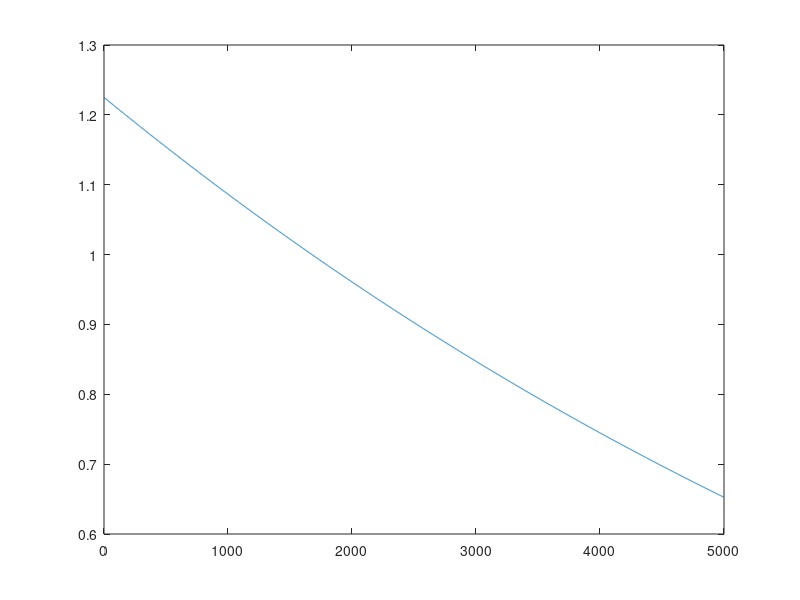

Here is the MATLAB script that generated this plot: (Note: this script raises an error after producing the figure.)
clear
close all
clc

%%%%%%%%%%%%%%%%%%%%%%%%%%%% LAUNCHER DYNAMICS %%%%%%%%%%%%%%%%%%%%%%%%%%%%
%
% Se non specificato le unità sono tutte in SI
% NB!!! Anche se mdot è presente, in realtà la massa è mantenuta costante.
% 
%   MSL     [struct]        contiene le dimensioni caratteristiche del
%                           lanciatore.
%   AMB     [struct]        struct containing data about air at launch

%___ variables ____________________________________________________________

AMB.g0     = 9.8065;                                                          % m/s2
AMB.gamma  = 1.4;                                                            
AMB.T0     = 288.15;                                                          % K
AMB.R      = 8314 / 29;                                                       % J/KgK
AMB.M      = sqrt(AMB.gamma*AMB.R*AMB.T0);
AMB.lambda = -0.0065;
AMB.rho    = @(h) ...
    1.225*(1 + AMB.lambda*h/AMB.T0).^(-AMB.g0/(AMB.R*AMB.lambda));

figure('Color',[1, 1, 1])
plot(1:5000, AMB.rho(1:5000))


MSL.l     = 1;                                                               % rocket length
MSL.diam  = 0.12;                                                            % body diameter
MSL.lc    = 0.45;                                                            % control arm
MSL.la    = 0.20;                                                            % aerodinamic arm
MSL.ms    = 1;                                                               % empty weight
MSL.mp    = 0.5;                                                             % propellent weight (at startup)
MSL.m     = MSL.mp + MSL.ms;                                                 % starting mass
MSL.J     = MSL.m*MSL.l^2/12;                                                % moment of inertia
MSL.mdot  = -MSL.mp / 5;                                                     % mass flow out of the nozzle (negative since it's exiting the rocket)
MSL.tb    = MSL.mp / abs(MSL.mdot);                                          % burning time [s] (after this time, thrust goes to zero)
MSL.Isp   = 300;                                                             % engine Isp, in [s]
MSL.T     = MSL.Isp*abs(MSL.mdot)*AMB.g0;                                    % engine thrust, assumed constant [N]
MSL.clt   = 3.7;                                                             % cl_derivative [cl/rad]
MSL.clts  = -2.4;                                                            % cl_der after stalling [cl/rad]
MSL.thlim = deg2rad([-45, -20, 20, 45]);                                     % theta limits
MSL.thc   = 0.1;                                                             % viscous damping
MSL.cl    = @(th) ...
    (th > MSL.thlim(2) & th <= MSL.thlim(3)) .* MSL.clt.*th + ...
    (th > MSL.thlim(3) & th <= MSL.thlim(4)) .* ...
    (MSL.clts.*(th - MSL.thlim(3)) + MSL.clt.*MSL.thlim(3)) + ...
    (th >= MSL.thlim(1) & th < MSL.thlim(2)) .* ...
    (MSL.clts.*(th - MSL.thlim(2)) + MSL.clt.*MSL.thlim(2));
MSL.cd0   = 0.01;
MSL.k     = 0.01;
MSL.cd    = @(th) MSL.cd0 + MSL.k*MSL.cl(th).^2;




%% simulazione
clc
SIM.y0 = [0; 0; 0; 0.1; 0; 0; MSL.mp];
SIM.Fc = @(t) 0*t + 10.*(t > 1 & t < 4);

SIM.opts = odeset(RelTol=1e-4,AbsTol=1e-8);
[t, y] = ode89(@(t, y) validation_model_variablemassNrho...
    (t, y, MSL, AMB.g0, AMB.rho, SIM.Fc) , ...
    [0, 50], SIM.y0, SIM.opts);

SIM.x    = y(:, 1);
SIM.vx   = y(:, 2);
SIM.y    = y(:, 3);
SIM.vy   = y(:, 4);
SIM.th   = y(:, 5);
SIM.t    = t;
SIM.beta = atan2(y(:, 4), y(:, 2)); 
SIM.U    = sqrt(SIM.vx.^2 + SIM.vy.^2);
SIM.mp   = y(:, 7);

SIM.ax   = [0; diff(SIM.vx)];
SIM.ay   = [0; diff(SIM.vy)];


clearvars t y;


if max(abs(SIM.th)) > min(abs([MSL.thlim(1), MSL.thlim(4)]))
    error('Missile theta went out of bounds. Results are garbage')
elseif max(abs(SIM.th)) > min(abs([MSL.thlim(2), MSL.thlim(3)]))
    warning('Missile stalled during the simulation!')
end


%% plots e validazioni
close all

%============================================================cd e cl models

% figure('Color',[1,1,1])
% th = linspace(MSL.thlim(1), MSL.thlim(end), 1000);
% subplot(1, 2, 1)
% yyaxis right
% plot(rad2deg(th), MSL.cl(th))
% xline(0)
% yline(0)
% yyaxis left
% plot(rad2deg(th), MSL.cd(th))
% grid minor
% subplot(1, 2, 2)
% plot(MSL.cd(th), MSL.cl(th))
% title('Polar')
% grid on


%=============================================================velocity plot

figure('Color',[1, 1, 1])
yyaxis left
plot(SIM.t, SIM.U / AMB.M, ...
    'LineWidth', 1, 'Color','k', 'DisplayName', 'Mach speed')
ylabel('Mach number')
yyaxis right
plot(SIM.t, SIM.U, ...
    'LineWidth', 1, 'Color','k', 'Visible','on', 'HandleVisibility','off')
hold on
xline(MSL.tb, 'DisplayName', 'MECO')
ylabel('Speed [m/s]')
grid minor
title('Rocket speed (air condition at '+string(AMB.T0 - 273.15)+'C°)')
legend
ax = gca;
ax.YAxis(1).Color = 'k';
ax.YAxis(2).Color = 'k';


%==========================================================position in time

figure('Color',[1, 1, 1])
scatter(SIM.x, SIM.y, [], SIM.t)
colorbar
axis equal
grid on

figure('Color',[1, 1, 1])
plot(SIM.t, rad2deg(SIM.th), 'DisplayName', '\theta', 'LineWidth',1)
hold on
plot(SIM.t, rad2deg(SIM.beta), 'DisplayName', '\beta', 'LineWidth',1)
xline(MSL.tb, 'DisplayName', 'MECO')
ylabel('Angle - [deg]')
xlabel('Time - [s]')
yyaxis right
plot(SIM.t, SIM.Fc(SIM.t), 'DisplayName', 'Control Force', 'LineWidth',1)
ylabel('Force - [N]')
legend
grid minor


%=================================================propeller mass and thrust

% figure('Color',[1, 1, 1])
% plot(SIM.t, MSL.Isp * [0;-diff(SIM.mp)]*AMB.g0, 'LineWidth',1)
% xlabel('Time [s]')
% ylabel('Thrust [N]')
% grid minor

figure('Color',[1, 1, 1])
plot(SIM.t, SIM.mp, 'LineWidth',1, 'Color','k')
xlabel('Time [s]')
ylabel('Mass of propellant in the rocket [Kg]')


%======================================================rocket accelerations

figure('Color',[1, 1, 1])
plot(SIM.t, SIM.ax, 'LineWidth', 1, 'DisplayName','Horizontal accelerations')
hold on
plot(SIM.t, SIM.ay, 'LineWidth', 1, 'DisplayName','Vertical accelerations')
grid on
legend()


clearvars ax
